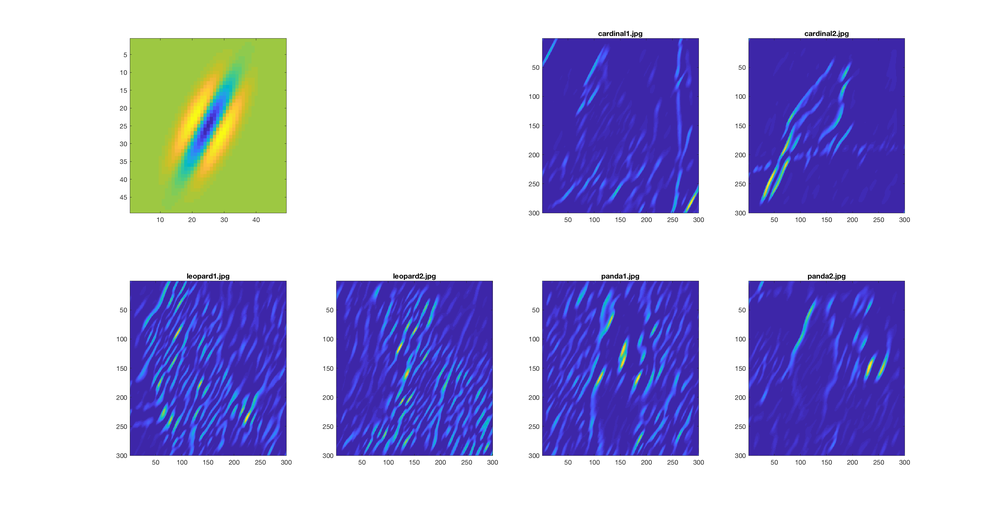
%> input picture Filtering_and_Texture/submission/differant_animals_similar.png, 1000 x 512 px, shrunk from 3165 x 1621 before the run
$ octave --eval "result = energy_image(imread('differant_animals_similar.png'));"   (GNU Octave 9; MATLAB toolbox functions it lacks are replaced by stand-ins)
%> lines starting %> are read from the running program, lines starting %| are printed output that depends on the picture
function [energyImage, Ix, Iy] = energy_image(im)
% compute the energy at each pixel using the magnitude of the x and y gradients
im = rgb2gray(im);
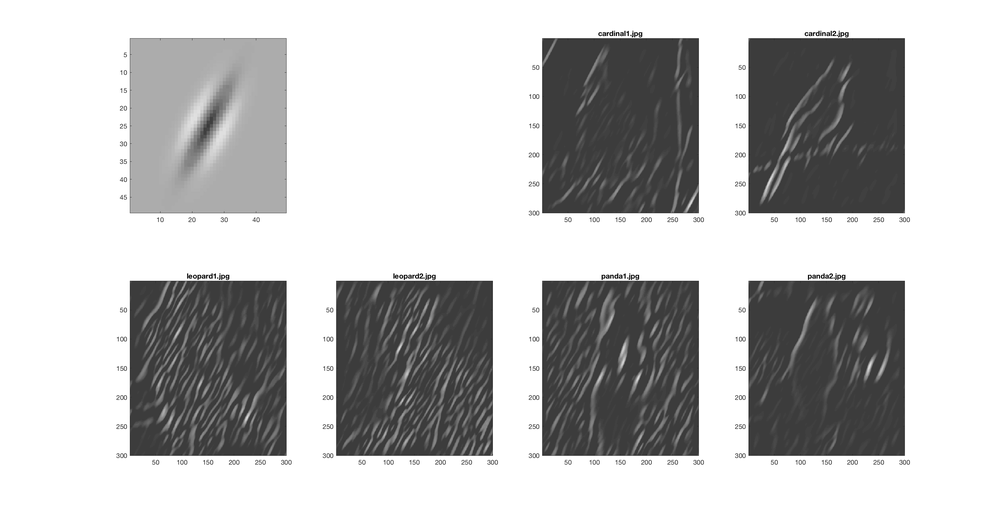
%> im: size 512x1000 uint8; min 0, max 255, mean 189.5
% Ix, Iy are the gradients in the x and y directions, i.e. the dI/dx and dI/dy; use two of the
% filters we discussed in class to compute them. Don't use Matlab's imgradient function but you
% are welcome to use imfilter.

% these are the filters
hX = [1, 0 , -1];
hY = [1; 0; -1];

% compute derivative of image using filters
Ix = imfilter(im,hX,'same');
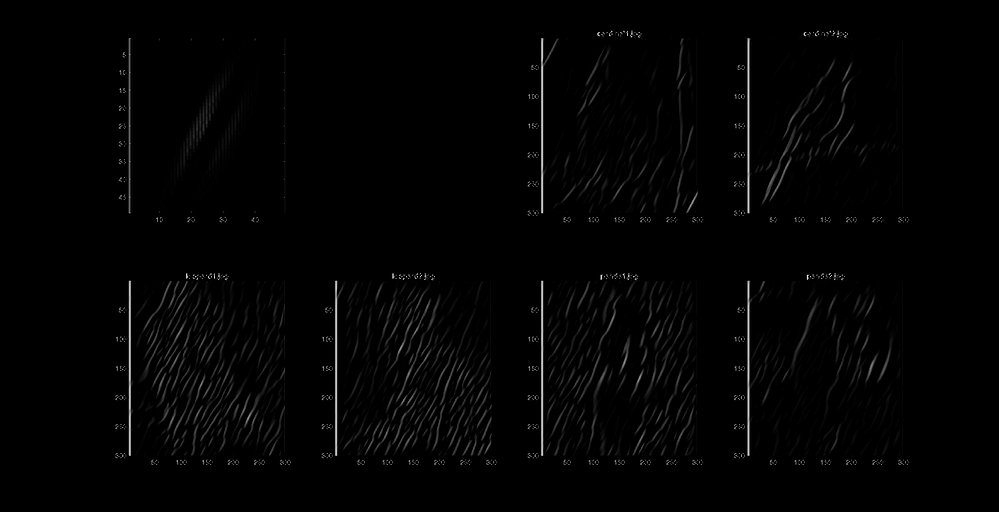
%> Ix: size 512x1000 uint8; min 0, max 255, mean 3.3
Iy = imfilter(im, hY, 'same');
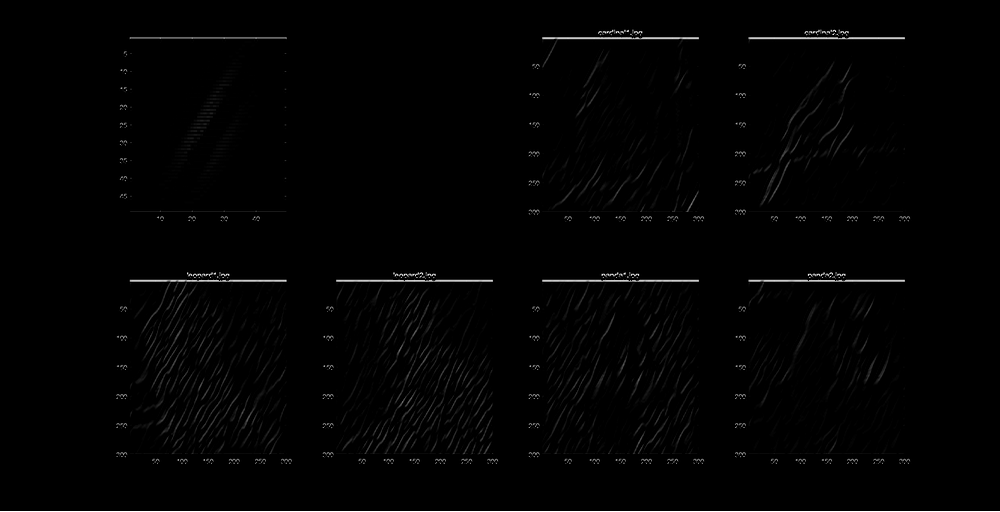
%> Iy: size 512x1000 uint8; min 0, max 255, mean 2.8

px = power(Ix, 2);
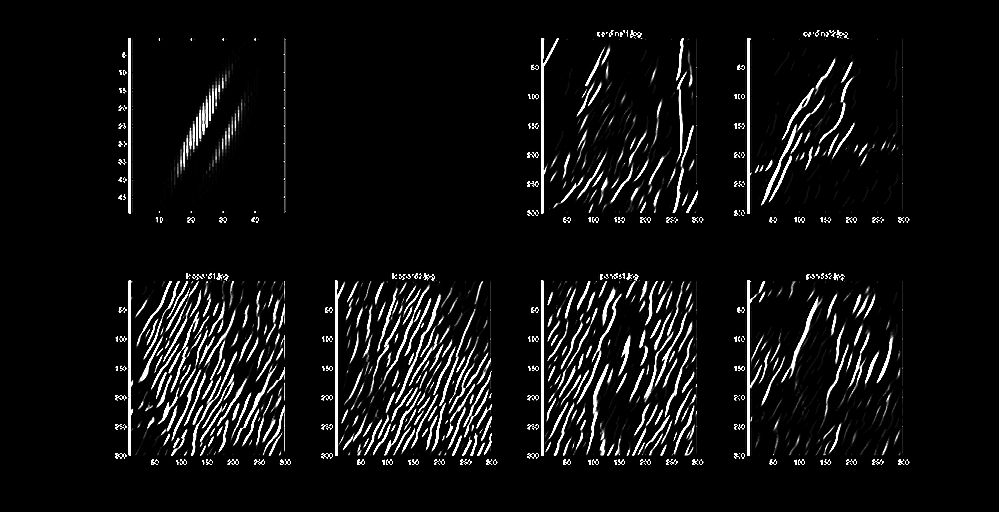
%> px: size 512x1000 uint8; min 0, max 255, mean 16
py = power(Iy,2);
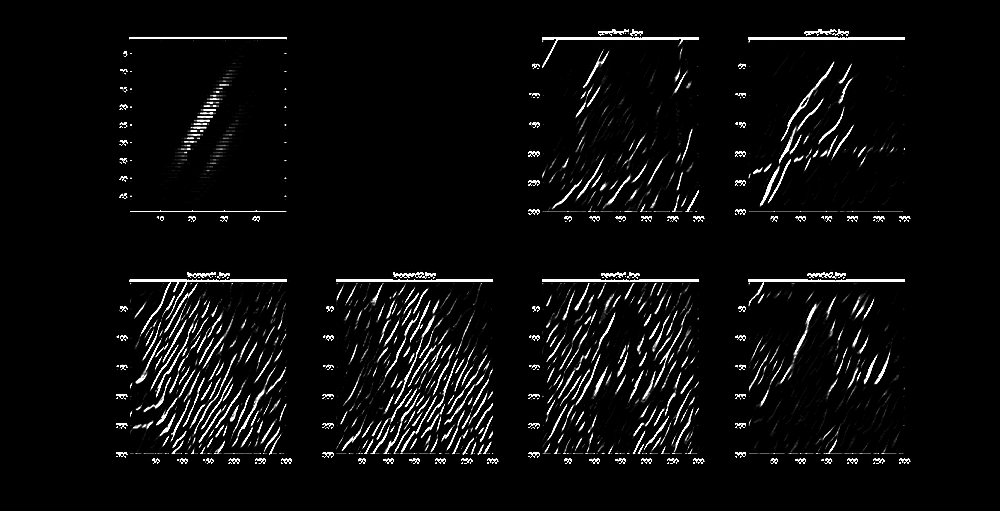
%> py: size 512x1000 uint8; min 0, max 255, mean 12

px = cast(px, 'double');
%> px: size 512x1000 double
py = cast(py, 'double');
%> py: size 512x1000 double

% sqrt(Ix)^2+(dI/dy)^2)   sqrt((dI/dx)^2+(dI/dy)^2).
energyImage = sqrt(px+py);
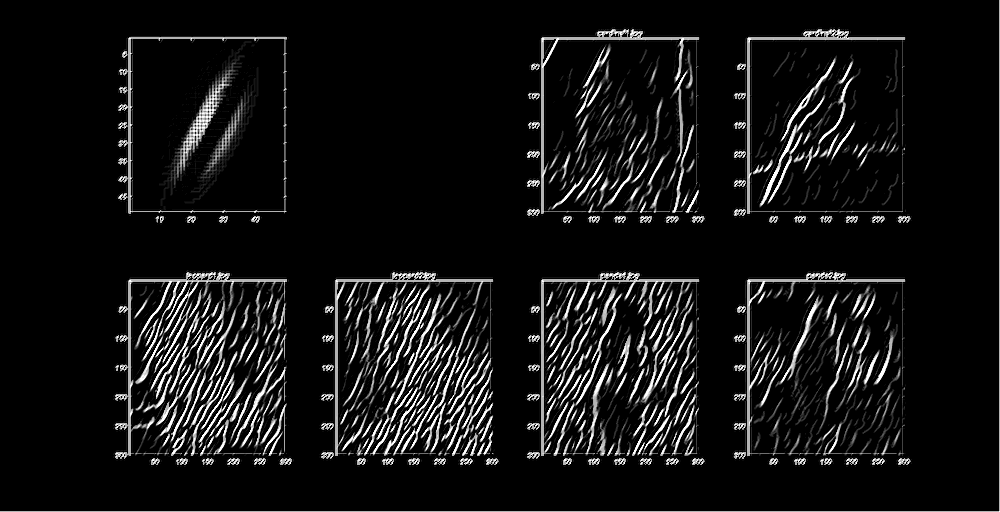
%> energyImage: size 512x1000 double; min 0, max 22.58, mean 1.7; drawn with min black and max white
